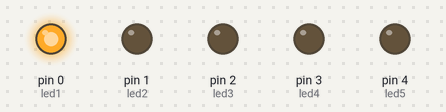
Simulated run of this sketch. Board: Arduino Uno, built with avr-gcc and run on an emulated ATmega328P. On the bench: output pins drawn as LEDs (lit = HIGH).

Above: at 0.2 s.
At 1.2 s:
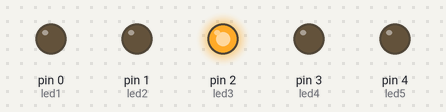
At 1.7 s:
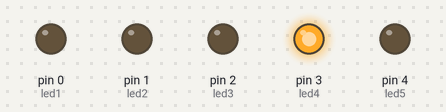
At 2.2 s:
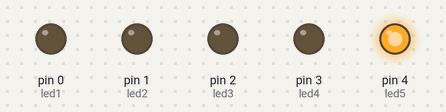
At 3.7 s:
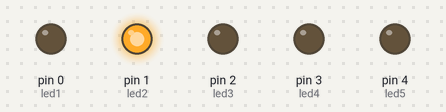
At 5.7 s:
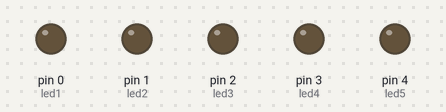
Timing chart, 0 to 6.9 s (numbered marks = the images above):
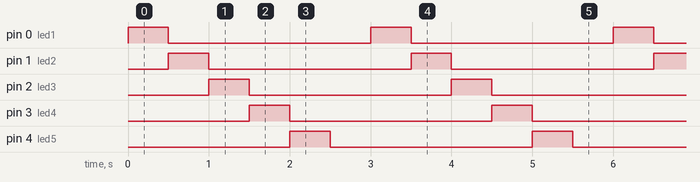

Measured:
- by itself, pin 0 (led1), pin 1 (led2), pin 2 (led3), pin 3 (led4), pin 4 (led5): alternates HIGH for 0.50 s and LOW for 2.5 s
- by itself, everything shown: repeats every 3.0 s, in 6 steps

The sketch:

Blink.ino
```cpp
/*
  Blinking LEDs
  Test program to run 5 LEDs in a pattern of blinks
  Har Patel
  06/01/19

*/

int led1 = 0;
int led2 = 1;
int led3 = 2;
int led4 = 3;
int led5 = 4;

// the setup routine runs once when you press reset:
void setup() {
  // initialize the digital pin as an output.
  pinMode(led1, OUTPUT);
  pinMode(led2, OUTPUT);
  pinMode(led3, OUTPUT);
  pinMode(led4, OUTPUT);
  pinMode(led5, OUTPUT);
}

// the loop routine runs over and over again forever:
void loop() {
  digitalWrite(led1, HIGH);   // turn the LED on (HIGH is the voltage level)
  delay(500);                      // wait for 1/2 a second
  digitalWrite(led1, LOW);    // turn the LED off by making the voltage LOW
  digitalWrite(led2, HIGH);    // turn the LED on (HIGH is the voltage level)
  delay(500);                      // wait for 1/2 a second
  digitalWrite(led2, LOW);     // turn the LED off by making the voltage LOW
  digitalWrite(led3, HIGH);     // turn the LED on (HIGH is the voltage level)
  delay(500);                      // wait for 1/2 a second
  digitalWrite(led3, LOW);      // turn the LED off by making the voltage LOW
  digitalWrite(led4, HIGH);     // turn the LED on (HIGH is the voltage level)
  delay(500);                      // wait for 1/2 a second
  digitalWrite(led4, LOW);      // turn the LED off by making the voltage LOW
  digitalWrite(led5, HIGH);     // turn the LED on (HIGH is the voltage level)
  delay(500);                      // wait for 1/2 a second
  digitalWrite(led5, LOW);      // turn the LED off by making the voltage LOW
  delay(500);                     // wait for a second
}
```
